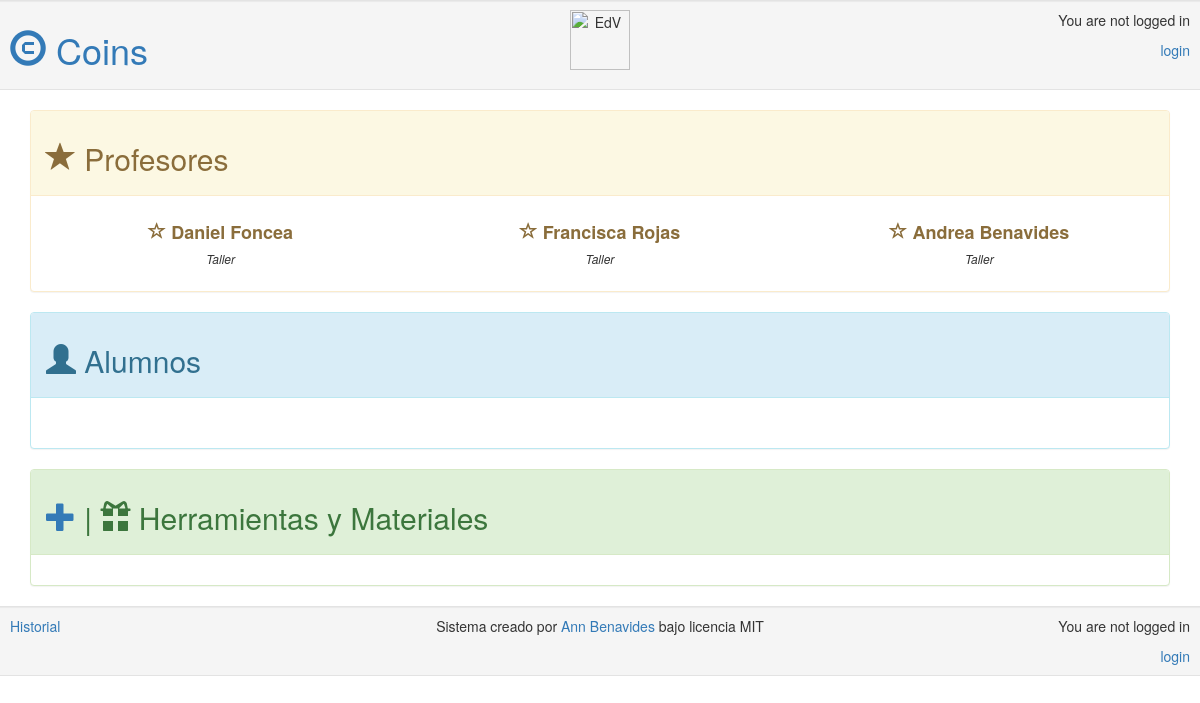
The app's page /, older data.
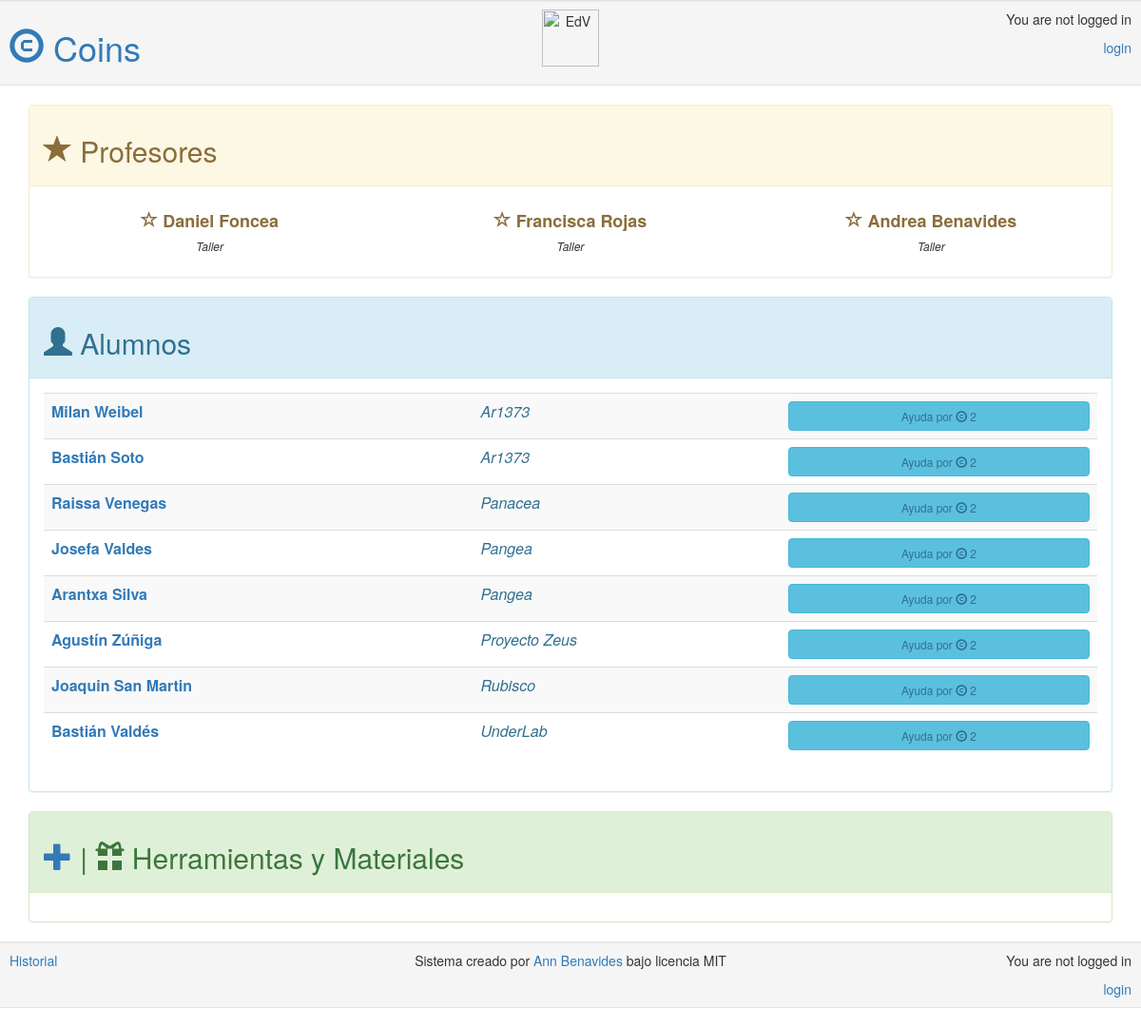
The same page, newer data.
### app/models.py (models this page shows, shortened)
class Profesor(models.Model):
	user = models.ForeignKey(User)
	name = models.CharField(max_length=60)
	coins_collected = models.IntegerField(default=0)
	taller = models.CharField(max_length=130,null=True)
	def __str__(self):
		return self.name

class Alumno(models.Model):
	user = models.ForeignKey(User)
	name = models.CharField(max_length=60)
	coins_remain = models.IntegerField(default=0)
	coins_used = models.IntegerField(default=0)
	group = models.ForeignKey(Grupo,blank=True, null=True)
	def __str__(self):
		return self.name

class Grupo(models.Model):
	nroGrupo = models.IntegerField(primary_key=True)
	nombre = models.CharField(max_length=30, null=True)
	def __str__(self):
		return self.nombre

### app/views.py (the view)
# urls.py: url(r'^$', views.users_list, name='home'),
def users_list(request):
	profesores = Profesor.objects.all()
	alumnos = Alumno.objects.all().order_by('group')
	grupos = Grupo.objects.all()
	bienes = Bien.objects.all()
	user = request.user
	return render(request, 'app/users_list.html', {'profesores' : profesores, 'alumnos' : alumnos, 'bienes' : bienes, 'grupos' : grupos,})

### app/templates/app/users_list.html (shortened to what this page needs)
{% extends 'app/base.html' %}
{% block content %}
<div class="panel panel-warning">
	<div class="panel-heading"><h2><span class="glyphicon glyphicon-star"></span> Profesores </h2></div>
	<div class="panel-body">
		<div class="row">
		 	{% for profesor in profesores %}
		  		<div class="col-sm-4" align= "center">
		  			<div>
		  				<h4><b><a class="text-warning"href="{% url 'perfil_profe' pk=profesor.pk %}"> <span class="glyphicon glyphicon-star-empty"></span> {{ profesor }} </a></b></h4>
		  				<h6><i>Taller {{ profesor.taller }}</i></h6>
		  			</div>
		  		</div>
		  	{% endfor %}
		</div>
	</div>
</div>
<div class="panel panel-info">
		<div class="panel-heading"><h2><span class="glyphicon glyphicon-user"></span> Alumnos </h2></div>
		<div class="panel-body" align= "center">
			<table class="table table-striped">
				<tbody>
				{% for alumno in alumnos %}
				<tr>
					<td><b><a href="{% url 'perfil_alumno' pk=alumno.pk %}"> {{ alumno }} </a></b></td>
			  		<td><i class="text-info"> {{ alumno.group }} </i></td>
			  		<td>
			  			<button type="button" class="btn btn-info btn-block"><a class="small text-info" href="{% url 'ayuda' pk=alumno.pk %}">Ayuda por <span class="glyphicon glyphicon-copyright-mark"></span> 2</a></button>
			  		</td>
				</tr>
				{% endfor %}
				</tbody>
			</table>
	</div>
</div>
<div class="panel panel-success">
	<div class="panel-heading"><h2><a href="{% url 'nuevo_bien' %}"><span class="glyphicon glyphicon-plus"></span></a> | <span class="glyphicon glyphicon-gift"></span> Herramientas y Materiales    </h2></div>
	<div class="panel-body">
	</div>
</div>
{% endblock %}

### app/templates/app/base.html (shortened to what this page needs)
{% load staticfiles %}
    <html>
        <head>
  <link rel="stylesheet" href="https://maxcdn.bootstrapcdn.com/bootstrap/3.3.7/css/bootstrap.min.css">
        </head>
        </head>
        <body>
            <div class="row well well-sm">
                <div class="col-sm-4"><h1><a href="{% url 'home' %}"> <span class="glyphicon glyphicon-copyright-mark"></span> Coins</a></h1></div>
                <div class="col-sm-4" align="center"><img src="http://www.edv.uchile.cl/wp-content/themes/Edv-Uchile/img/logoedv.png" alt="EdV" height="60"></div>
                <div class="col-sm-4" align="right">
                    {% if user.is_authenticated %}
                      Hi {{ user.username }}!
                      <p><a href="{% url 'logout' %}">logout</a></p>
                    {% else %}
                      <p>You are not logged in</p>
                      <a href="{% url 'login' %}">login</a>
                    {% endif %}
                </div>
            </div>
            <div class="content container">
                {% block content %}
                {% endblock %}
            </div>
             <footer class="row well well-sm">
                <div class="col-sm-4"><a href="{% url 'historial' %}">Historial</a></div>
                <div class="col-sm-4" align="center">Sistema creado por <a href="https://github.com/AnnBenavides">Ann Benavides</a> bajo licencia MIT</div>
                <div class="col-sm-4" align="right">
                    {% if user.is_authenticated %}
                      Hi {{ user.username }}!
                      <p><a href="{% url 'logout' %}">logout</a></p>
                    {% else %}
                      <p>You are not logged in</p>
                      <a href="{% url 'login' %}">login</a>
                    {% endif %}
                </div>
            </footer>
        </body>
    </html>

Row changes from the older to the newer data that the page shows:
added Alumno: name "Milan Weibel", group "Ar1373"
added Alumno: name "Bastián Soto", group "Ar1373"
added Alumno: name "Raissa Venegas", group "Panacea"
added Alumno: name "Josefa Valdes", group "Pangea"
added Alumno: name "Arantxa Silva", group "Pangea"
added Alumno: name "Agustín Zúñiga", group "Proyecto Zeus"
added Alumno: name "Joaquin San Martin", group "Rubisco"
added Alumno: name "Bastián Valdés", group "UnderLab"
